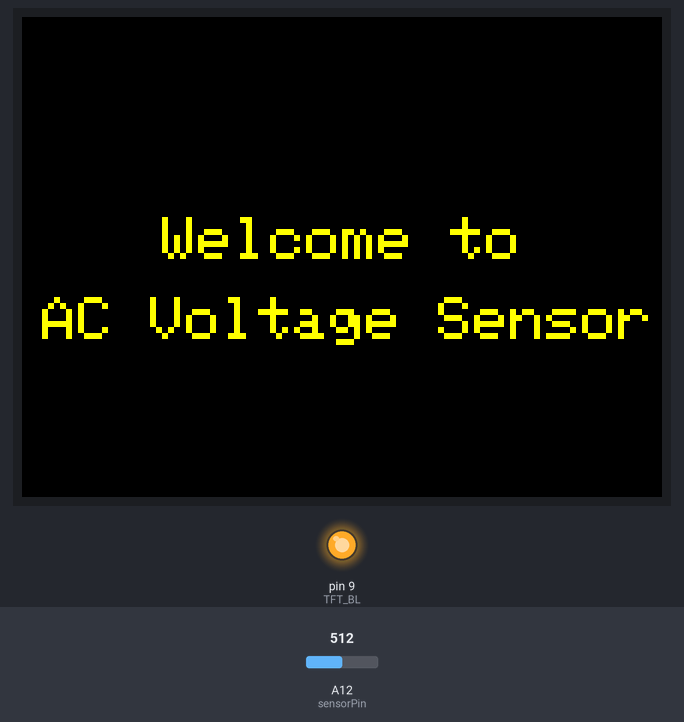
This sketch was run on a simulated Arduino Mega 2560, built with avr-gcc and run on an emulated ATmega2560. Shown: 320×240 colour display, output pins drawn as LEDs (lit = HIGH). Inputs (shaded band) come from the test bench; at power-on: A12 (sensorPin) = 512. What the sketch prints to the serial monitor is not drawn.

Above: at 1.8 s.
At 9.3 s:
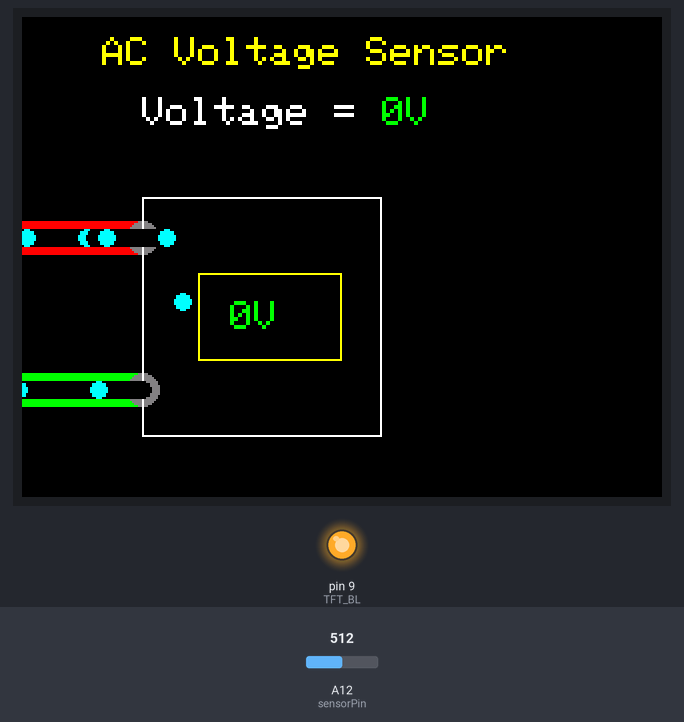
9.4 s: A12 (sensorPin) set to 310
At 10.45 s:
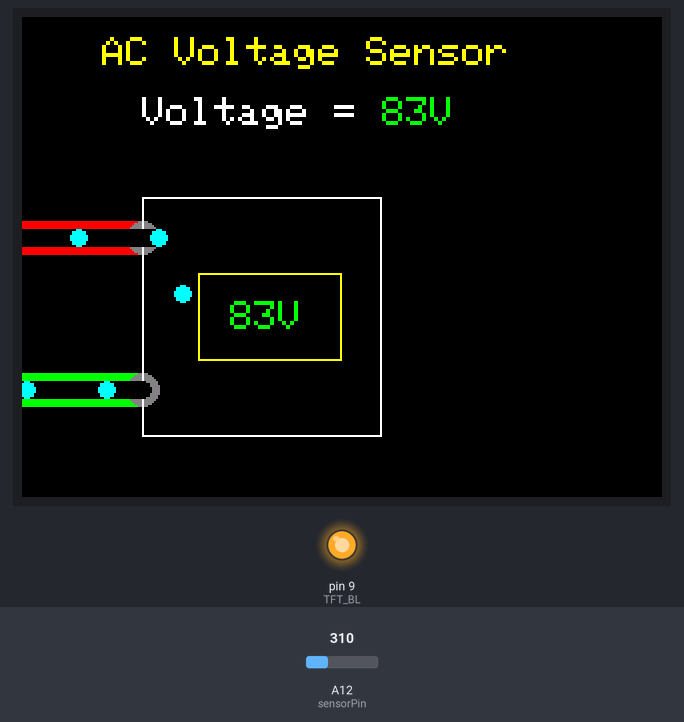
11.8 s: A12 (sensorPin) set to 306
At 12.58 s:
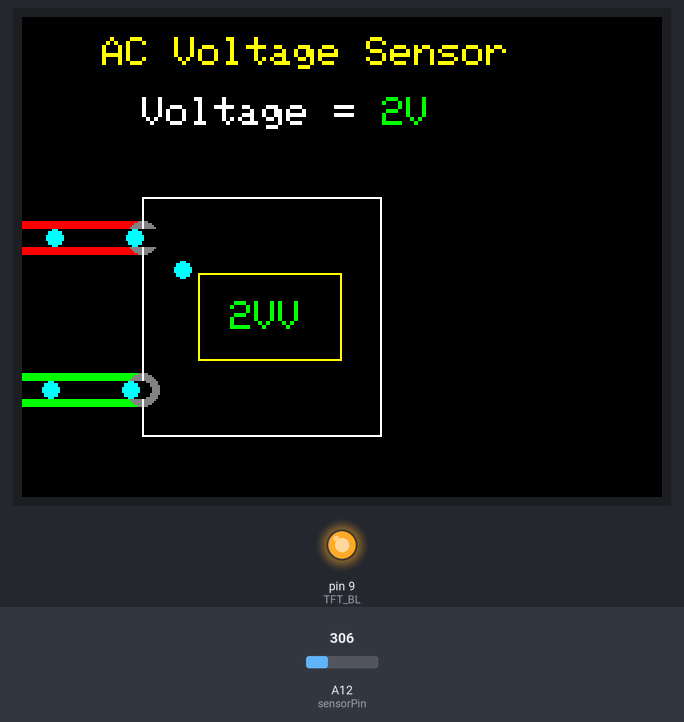
13.9 s: A12 (sensorPin) set to 330
At 14.4 s:
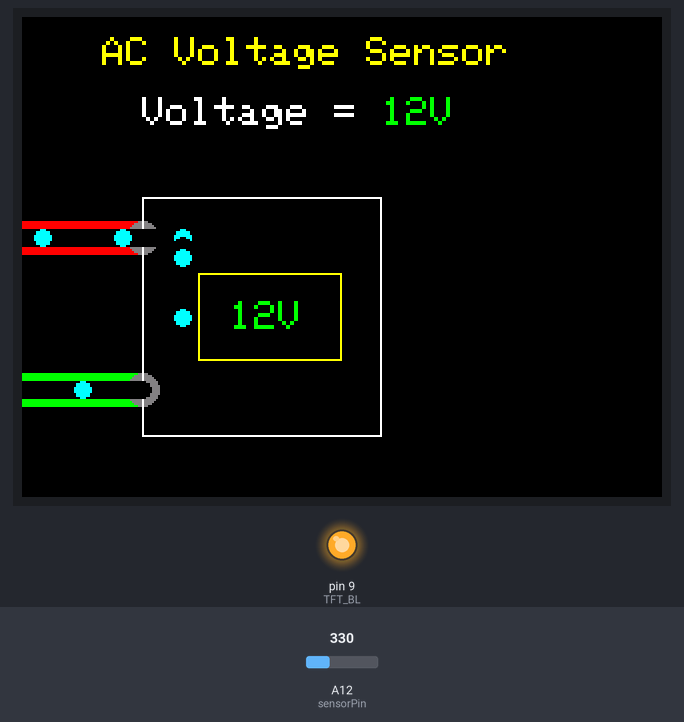

Measured:
- what the display in image 0 shows lasts 0.9 s, from 1.8 s to 2.7 s

The sketch:

tft.ino
```cpp
/*
   AC Voltage Measurement with Arduino Mega + ST7789 TFT
   Startup: Welcome + Warning + Waveform Animation
   Third Screen: Letter-by-letter heading, thicker wires, U-turn electron flow,
                 voltage in center box + bottom, no long blocking delays
*/

#include <Adafruit_GFX.h>
#include <Adafruit_ST7789.h>
#include <SPI.h>

// ==== TFT Pins ====
#define TFT_CS 53
#define TFT_RST 8
#define TFT_DC 7
#define TFT_BL 9

// Extra colors
#define ST77XX_LIGHTGRAY 0xC618
#define ST77XX_GRAY 0x8410
#define ST77XX_DARKGRAY 0x4208

Adafruit_ST7789 tft = Adafruit_ST7789(TFT_CS, TFT_DC, TFT_RST);

// ==== AC Voltage Sensor ====
const int sensorPin = A12;
const float VREF = 5.0;
const int ADC_RES = 1024;
float calibrationFactor = 220.0;

// ==== Geometry for third screen ====
const int wireX = 60;         // left junction x
const int redY = 110;         // red wire y
const int greenY = 160;       // green wire y
const int wireHalfWidth = 8;  // thicker wires

// Outer box
const int boxX = wireX;
const int boxY = 90;
const int boxW = 120;
const int boxH = 120;
const unsigned long sampleInterval = 200;  // µs → 5 kHz sampling
unsigned long lastSampleUs = 0;
// Inner voltage box (centered inside outer box)
const int innerW = 72;
const int innerH = 44;
const int innerX = boxX + (boxW - innerW) / 2;
const int innerY = boxY + (boxH - innerH) / 2;

// ==== Live voltage sampling (non-blocking) ====
unsigned long lastComputeMs = 0;
double sumOfSquares = 0.0;
double offsetAccum = 0.0;  // <<< add this
unsigned long sampleCount = 0;
float currentVoltage = 0.0f;  // last computed mains RMS

// ==== Animation state ====
unsigned long lastFrameMs = 0;
int frame = 0;
const int numBalls = 8;
int prevX[numBalls];
int prevY[numBalls];

// ==== Utilities ====
void printTyping(const char* text, int x, int y, uint16_t color, int textSize, int delayMs) {
  tft.setCursor(x, y);
  tft.setTextColor(color);
  tft.setTextSize(textSize);
  for (int i = 0; text[i] != '\0'; i++) {
    tft.print(text[i]);
    delay(delayMs);
  }
}

// Draw thicker horizontal line by stacking lines vertically
void drawThickHLine(int x0, int x1, int y, uint16_t color, int halfWidth) {
  for (int i = -halfWidth; i <= halfWidth; i++) {
    tft.drawLine(x0, y + i, x1, y + i, color);
  }
}

// ==== Waveform Animation (kept short) ====
void drawWaveform() {
  int prevY = 200;
  for (int x = 0; x < 320; x++) {
    float ampMod = sin(x * 0.05) * 0.5 + 0.5;
    float amplitude = 10 + ampMod * 20;
    float phase = fmod(x * 0.1, 2.0);
    float triangle = (phase < 1.0) ? phase : (2.0 - phase);
    triangle = (triangle * 2.0) - 1.0;
    int y = 200 + (int)(amplitude * triangle);
    if (x > 0) tft.drawLine(x - 1, prevY, x, y, ST77XX_CYAN);
    prevY = y;
    delay(3);  // brief
  }
}

// ==== Third screen static scene (no dynamic content) ====
void drawFlowSceneStatic() {
  tft.fillScreen(ST77XX_BLACK);

  // Heading will be typed separately; reserve area
  // Wires (thick)
  drawThickHLine(0, wireX, redY, ST77XX_RED, wireHalfWidth);
  drawThickHLine(0, wireX, greenY + 26, ST77XX_GREEN, wireHalfWidth);

  // Gray terminals
  tft.fillCircle(wireX, redY, 8, ST77XX_GRAY);
  tft.fillCircle(wireX, greenY + 26, 8, ST77XX_GRAY);

  // Outer box
  tft.drawRect(boxX, boxY, boxW, boxH, ST77XX_WHITE);

  // Inner box (for voltage)
  tft.drawRect(innerX + 4, innerY, innerW, innerH, ST77XX_YELLOW);
}

// ==== Third screen heading typing ====
void typeThirdScreenHeading() {
  tft.setTextWrap(false);
  printTyping("AC Voltage Sensor", 40, 10, ST77XX_YELLOW, 2, 40);
}

// ==== Draw electrons + center voltage (one frame) ====
// Path: left on red -> to box -> down to green -> left on green (U-turn overall)
void animateElectronsFrame(float voltage) {
  frame++;

  // Electron path lengths
  const int L1 = wireX + 40;
  const int L2 = 70;
  const int L3 = wireX + 40;
  const int totalLen = L1 + L2 + L3;

  for (int i = 0; i < numBalls; i++) {
    int p = (frame * 6 + i * 40) % totalLen;
    int ex = -40, ey = redY;

    if (p < L1) {
      ex = -40 + p;
      ey = redY;
    } else if (p < L1 + L2) {
      int q = p - L1;
      if (q < 20) {
        ex = wireX + q;
        ey = redY;
      } else {
        ex = wireX + 20;
        int v = q - 20;
        if (v > 50) v = 50;
        ey = redY + v;
      }
    } else {
      int r = p - (L1 + L2);
      ex = wireX - r;
      ey = greenY + 26;
    }

    // Erase old ball by overdrawing with background
    if (frame > 1) {
      tft.fillCircle(prevX[i], prevY[i], 4, ST77XX_BLACK);
    }

    // Draw new ball
    tft.fillCircle(ex, ey, 4, ST77XX_CYAN);

    prevX[i] = ex;
    prevY[i] = ey;
  }

  // Update voltage in inner box (no blinking)
  tft.setTextColor(ST77XX_GREEN, ST77XX_BLACK);  // auto-clear bg
  tft.setTextSize(2);
  tft.setCursor(innerX + 20, innerY + 14);
  tft.print(voltage, 0);
  tft.print("V");
}

// ==== Bottom voltage (update only when value changes) ====
void drawBottomVoltage(float voltage) {
  // Clear prior area and draw fresh
  tft.fillRect(10, 250, 220, 40, ST77XX_BLACK);
  tft.setTextColor(ST77XX_GREEN);
  tft.setTextSize(3);
  tft.setCursor(10, 260);
  tft.print(voltage, 1);
  tft.print(" V");
}

// ==== Startup sequence ====
void startupAnimation() {
  // Screen 1: Welcome
  tft.fillScreen(ST77XX_BLACK);
  printTyping("Welcome to", 70, 100, ST77XX_YELLOW, 3, 60);
  printTyping("AC Voltage Sensor", 10, 140, ST77XX_YELLOW, 3, 60);
  delay(800);

  // Screen 2: Warning
  tft.fillScreen(ST77XX_BLACK);
  printTyping("Be Aware", 90, 20, ST77XX_RED, 3, 80);
  delay(200);
  printTyping("Don't Touch the", 70, 60, ST77XX_WHITE, 2, 50);
  delay(200);
  printTyping("AC  Voltage   Sensor", 40, 100, ST77XX_WHITE, 2, 50);
  delay(400);

  // Waveform (short)
  drawWaveform();
  delay(400);

  // Screen 3: Static scene + heading typing
  drawFlowSceneStatic();
  typeThirdScreenHeading();
}

// ==== Setup ====
void setup() {
  Serial.begin(9600);
  pinMode(TFT_BL, OUTPUT);
  digitalWrite(TFT_BL, HIGH);
  tft.init(240, 320);
  tft.setRotation(1);

  startupAnimation();  // No placeholder voltage shown
}

// ==== Loop: non-blocking sampling + animation ====
// ==== Loop: non-blocking sampling + animation ====
// ==== Loop: non-blocking sampling + animation ====
void loop() {
  unsigned long nowUs = micros();
  unsigned long nowMs = millis();

  // 1) Take samples at fixed 200 µs intervals
  if (nowUs - lastSampleUs >= sampleInterval) {
    lastSampleUs = nowUs;

    int adcValue = analogRead(sensorPin);
    float sensorVoltage = (adcValue * VREF) / ADC_RES;

    sumOfSquares += sensorVoltage * sensorVoltage;
    offsetAccum += sensorVoltage;
    sampleCount++;
  }

  // 2) Compute RMS every ~1s
  if (nowMs - lastComputeMs >= 1000 && sampleCount > 0) {
    float mean = offsetAccum / sampleCount;
    float meanSq = sumOfSquares / sampleCount;

    float variance = meanSq - (mean * mean);
    if (variance < 0) variance = 0;

    float sensorRMS = sqrt(variance);
    currentVoltage = sensorRMS * calibrationFactor;

    Serial.print("AC Voltage (RMS): ");
    Serial.print(currentVoltage, 2);
    Serial.println(" V");

    drawBottomVoltage(currentVoltage);

    sumOfSquares = 0.0;
    offsetAccum = 0.0;
    sampleCount = 0;
    lastComputeMs = nowMs;
    drawBottomVoltage(currentVoltage);
    drawTopVoltage(currentVoltage);
  }

  // 3) Animate electrons @ ~60 fps
  if (nowMs - lastFrameMs >= 16) {
    animateElectronsFrame(currentVoltage);
    lastFrameMs = nowMs;
  }
}


// Right-side voltage display
void drawTopVoltage(float voltage) {
  static int lastVoltage = -1;  // store previous value to avoid redraws

  int roundedVoltage = (int)(voltage + 0.5);  // round to nearest int

  // Only update if value changed
  if (roundedVoltage != lastVoltage) {
    const int x = 60;  // adjust for centering
    const int y = 40;  // just below the heading

    tft.setTextSize(2);

    // Draw label ONCE (no flicker)
    if (lastVoltage == -1) {
      tft.setTextColor(ST77XX_WHITE, ST77XX_BLACK);
      tft.setCursor(x, y);
      tft.print("Voltage = ");
    }

    // Clear just the number area (not the whole line)
    tft.fillRect(x + 120, y, 60, 20, ST77XX_BLACK);

    // Draw new value
    tft.setTextColor(ST77XX_GREEN, ST77XX_BLACK);
    tft.setCursor(x + 120, y);
    tft.print(roundedVoltage);
    tft.print("V");

    lastVoltage = roundedVoltage;
  }
}
```
